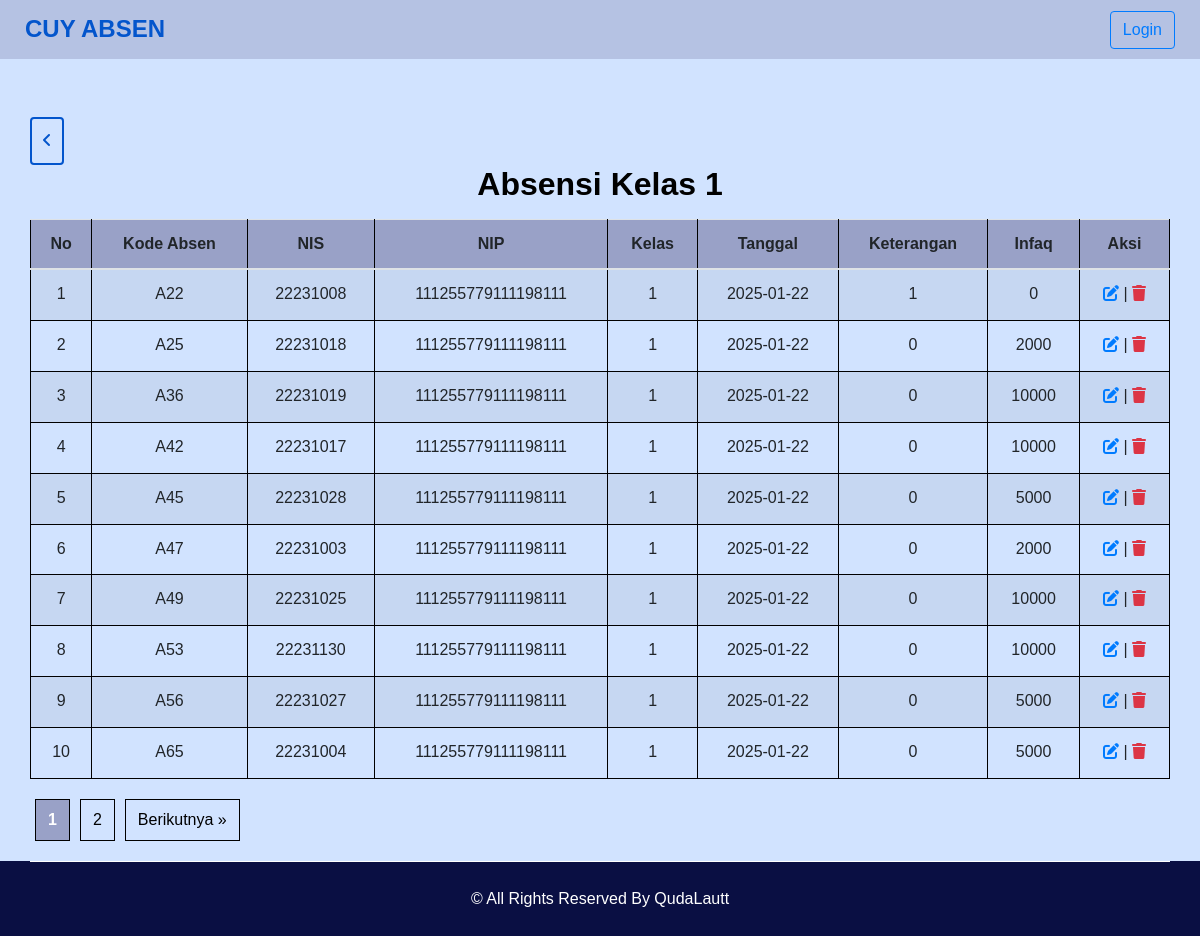
The page /absen.php?kelas=1 on the database its author committed.
### tables this page shows
CREATE TABLE `absensi` (
  `kode_a` char(3) NOT NULL,
  `nis` char(8) DEFAULT NULL,
  `nip` char(18) DEFAULT NULL,
  `tgl` date DEFAULT NULL,
  `ket` char(1) DEFAULT NULL,
  `infaq` int(5) DEFAULT NULL,
  `kelas` char(3) DEFAULT NULL
);

### absen.php (the view, shortened to what this page needs)
<?php
include('db/conn.php');
$limit = 10;
$page = isset($_GET['page']) ? (int)$_GET['page'] : 1;
$page = max(1, $page);
$offset = ($page - 1) * $limit;
$selectedClass = isset($_GET['kelas']) ? $conn->real_escape_string($_GET['kelas']) : null;
if ($selectedClass) {
    if ($selectedClass === 'all') {
        $totalQuery = $conn->query("SELECT COUNT(*) AS total FROM absensi");
        $query = "SELECT * FROM absensi ORDER BY kelas, tgl LIMIT $limit OFFSET $offset";
    } else {
        $totalQuery = $conn->query("SELECT COUNT(*) AS total FROM absensi WHERE kelas = '$selectedClass'");
        $query = "SELECT * FROM absensi WHERE kelas = '$selectedClass' ORDER BY tgl LIMIT $limit OFFSET $offset";
    }
    $totalData = $totalQuery->fetch_assoc()['total'];
    $totalPages = ceil($totalData / $limit);
    $result = $conn->query($query);
    $absensi = $result->fetch_all(MYSQLI_ASSOC);
  } else {
    $selectedClass = 'all';
}
?>
<!DOCTYPE html>
<html>
<head>
  <link rel="stylesheet" type="text/css" href="css/bootstrap.css" />
  <link href="css/style.css" rel="stylesheet" />
  <link rel="stylesheet" href="https://cdnjs.cloudflare.com/ajax/libs/font-awesome/6.0.0/css/all.min.css">
</head>
<body>
  <div class="container mt-5">
    <div class="back-button">
      <button type="button" onclick="window.history.back();" class="outlined"><i class="fa-solid fa-angle-left"></i></button>
    </div>
    <h2>
      <?php
      if ($selectedClass === 'all') {
          echo "Absensi Semua Kelas";
      } else {
          echo "Absensi Kelas " . htmlspecialchars($selectedClass);
        }
        ?>
    </h2>
    <table class="table table-striped mt-3">
      <thead>
        <tr>
          <th>No</th>
          <th>Kode Absen</th>
          <th>NIS</th>
          <th>NIP</th>
          <th>Kelas</th>
          <th>Tanggal</th>
          <th>Keterangan</th>
          <th>Infaq</th>
          <th>Aksi</th>
        </tr>
      </thead>
      <tbody>
        <?php if (!empty($absensi)): $nomor = $offset + 1; ?>
          <?php foreach ($absensi as $row): ?>
            <tr>
              <td><?php echo $nomor++; ?></td>
              <td><?php echo htmlspecialchars($row['kode_a']); ?></td>
              <td><?php echo htmlspecialchars($row['nis']); ?></td>
              <td><?php echo htmlspecialchars($row['nip']); ?></td>
              <td><?php echo htmlspecialchars($row['kelas']); ?></td>
              <td><?php echo htmlspecialchars($row['tgl']); ?></td>
              <td><?php echo htmlspecialchars($row['ket']); ?></td>
              <td><?php echo htmlspecialchars($row['infaq']); ?></td>
              <td>
                  <a href="edit_a.php?kode_a=<?php echo urlencode($row['kode_a']); ?>" title="Edit">
                    <i class="fas fa-edit text-primary"></i>
                  </a>
                  |
                  <a href="delete_a.php?kode_a=<?php echo urlencode($row['kode_a']); ?>" title="Hapus" onclick="return confirm('Yakin ingin menghapus data ini?')">
                    <i class="fas fa-trash text-danger"></i>
                  </a>
              </td>
            </tr>
          <?php endforeach; ?>
        <?php else: ?>
          <tr>
            <td colspan="8" class="text-center">Data tidak ditemukan</td>
          </tr>
        <?php endif; ?>
      </tbody>
    </table>
    <div class="pagination">
      <?php for ($i = 1; $i <= $totalPages; $i++): ?>
        <a href="?kelas=<?php echo urlencode($selectedClass); ?>&page=<?php echo $i; ?>" <?php echo ($i == $page) ? 'class="active"' : ''; ?>>
          <?php echo $i; ?>
        </a>
      <?php endfor; ?>
      <?php if ($page < $totalPages): ?>
        <a href="?kelas=<?php echo urlencode($selectedClass); ?>&page=<?php echo $page + 1; ?>">Berikutnya &raquo;</a>
      <?php endif; ?>
    </div>
  </div>
</body>
</html>

### css/style.css (style rules this page uses)
body { font-family: 'poppins', sans-serif; color: #D1E3FF; }
h1, h2 { font-family: 'poppins', sans-serif; color: #000; text-align: center; font-weight: bold; }
a, a:hover, a:focus { text-decoration: none; }
.hero_area { background-color: #d1e3ff; }
.header_section { position: sticky; top: 0; background-color: rgba(153, 161, 199, 0.5); z-index: 1000; }
.header_section .header_bottom { padding: 10px 0; }
.header_section .container-fluid { padding-right: 25px; padding-left: 25px; }
.navbar-brand { padding: 0; margin: 0; color: #000000; font-weight: bold; font-size: 24px; font-weight: bold; }
.navbar-brand span { color: #0355cc; text-transform: uppercase; }
.custom_nav-container { padding: 0; }
.custom_nav-container .navbar-nav { margin-left: auto; }
.footer_section { background-color: #0a0f43; }
.footer_section p { margin: 0; padding: 25px 0; color: #ffffff; text-align: center; border-top: 0.8px solid #ffffff; }
.footer_section a { color: inherit; }
body { background-color: #d1e3ff; color: #fff; margin: 0; padding: 0; }
table { width: 250%; height: 70vh; border-collapse: collapse; margin-top: 10px; }
table th, table td { border: 1px solid #000; text-align: center; padding: 8px; }
table th { background-color: #99A1C7; }
.pagination { margin: 20px 0 ; text-align: center; }
.pagination a { margin: 0 5px; padding: 8px 12px; text-decoration: none; border: 1px solid #000; color: #000; }
.pagination a.active { background-color: #99A1C7; color: white; border-color: #000; }
button { padding: 10px 5px; font-size: 16px; cursor: pointer; border-radius: 4px; width: 100%; margin-top: 10px; box-sizing: border-box; }
.outlined { background-color: transparent; color: #0355cc; border: 2px solid #0355cc; }

### css/responsive.css (style rules this page uses)
@media (min-width: 1200px) { .container { max-width: 1170px; } }

### absen.php (style rules this page uses)
.pagination a { margin: 0 5px; text-decoration: none; color: #007bff; }
.pagination a.active { font-weight: bold; text-decoration: none; color: #0056b3; }
.back-button { width: 3%; }

### rows shown on the page
absensi: kode_a "A22", nis "22231008", nip "111255779111198111", kelas "1", tgl "2025-01-22", ket "1", infaq "0"
absensi: kode_a "A25", nis "22231018", nip "111255779111198111", kelas "1", tgl "2025-01-22", ket "0", infaq "2000"
absensi: kode_a "A36", nis "22231019", nip "111255779111198111", kelas "1", tgl "2025-01-22", ket "0", infaq "10000"
absensi: kode_a "A42", nis "22231017", nip "111255779111198111", kelas "1", tgl "2025-01-22", ket "0", infaq "10000"
absensi: kode_a "A45", nis "22231028", nip "111255779111198111", kelas "1", tgl "2025-01-22", ket "0", infaq "5000"
absensi: kode_a "A47", nis "22231003", nip "111255779111198111", kelas "1", tgl "2025-01-22", ket "0", infaq "2000"
absensi: kode_a "A49", nis "22231025", nip "111255779111198111", kelas "1", tgl "2025-01-22", ket "0", infaq "10000"
absensi: kode_a "A53", nis "22231130", nip "111255779111198111", kelas "1", tgl "2025-01-22", ket "0", infaq "10000"
absensi: kode_a "A56", nis "22231027", nip "111255779111198111", kelas "1", tgl "2025-01-22", ket "0", infaq "5000"
absensi: kode_a "A65", nis "22231004", nip "111255779111198111", kelas "1", tgl "2025-01-22", ket "0", infaq "5000"

### other values the page prints
$selectedClass "1"
